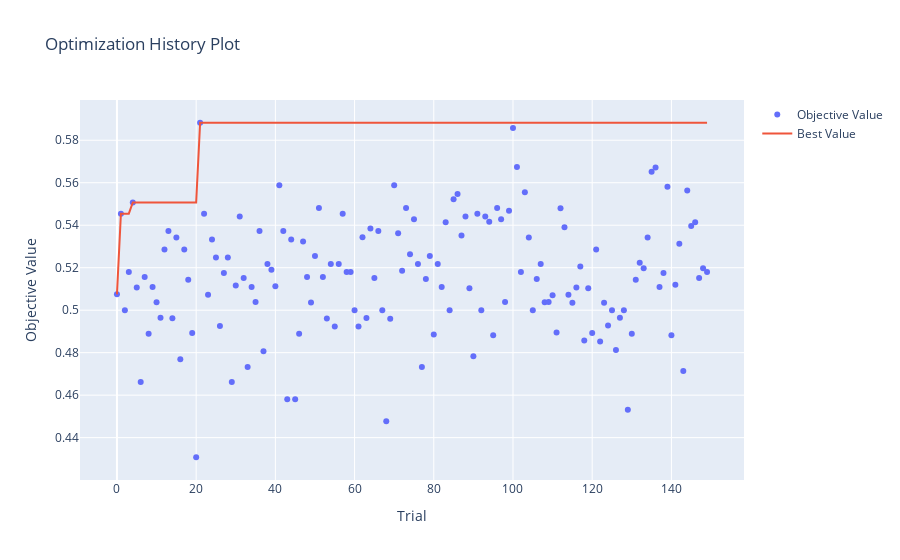

The code cell stored with this chart in its notebook:
### Code cell
# Visualizar el historial de optimización
plot_optimization_history(study)

### Figure 1 — Plotly figure (JSON) as saved in the notebook; plotly's stock layout.template omitted (floating-point values rounded to 4 significant figures; data arrays with more than 128 entries replaced by an {"elided": "..."} marker saying what was removed)
{"data": [{"mode": "markers", "name": "Objective Value", "type": "scatter", "x": {"elided": "150 int values"}, "y": {"elided": "150 float values"}}, {"mode": "lines", "name": "Best Value", "type": "scatter", "x": {"elided": "150 int values"}, "y": {"elided": "150 float values"}}, {"marker": {"color": "#cccccc"}, "mode": "markers", "name": "Infeasible Trial", "showlegend": false, "type": "scatter", "x": [], "y": []}], "layout": {"title": {"text": "Optimization History Plot"}, "xaxis": {"title": {"text": "Trial"}}, "yaxis": {"title": {"text": "Objective Value"}}}}
